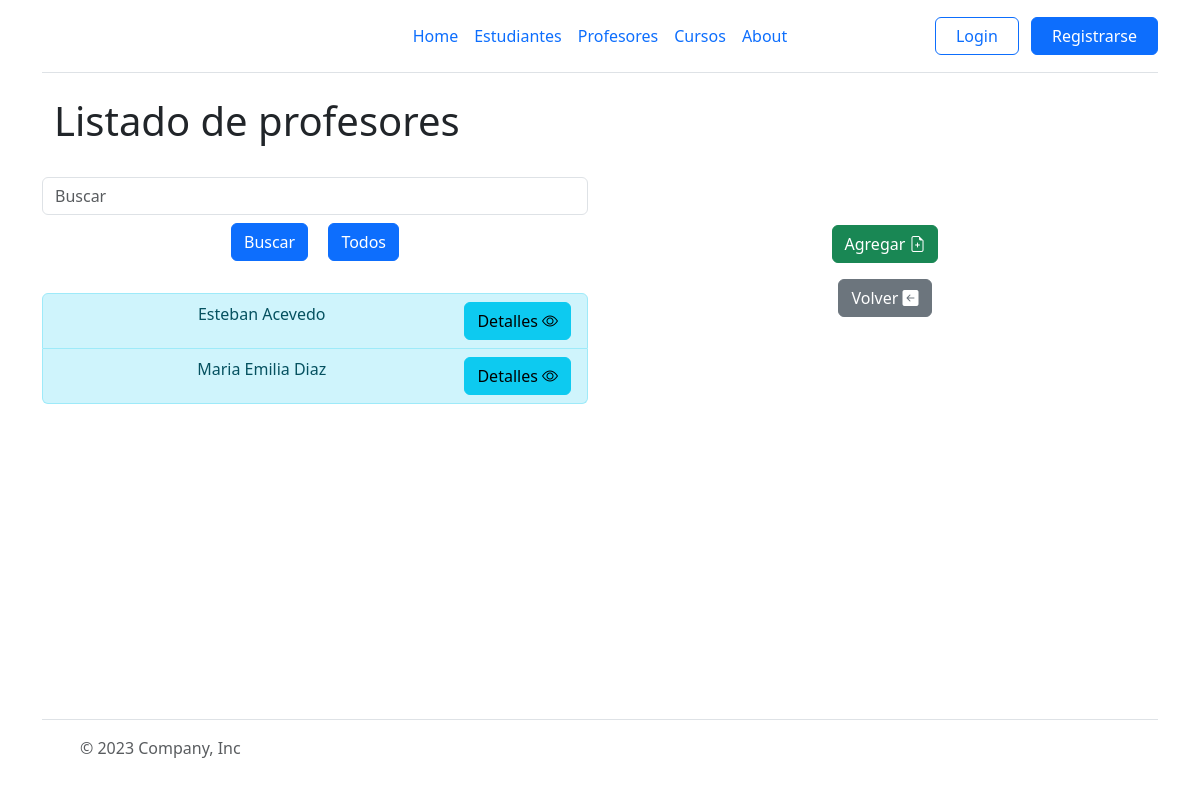
The page /profesores/ on the database its author committed.
### profesores/models.py (models this page shows, shortened)
class Profesor(models.Model):
    nombre=models.CharField(max_length=100)
    apellido=models.CharField(max_length=100)
    email=models.EmailField(max_length=200)

### profesores/views.py (the view)
# urls.py: path("",views.ProfesoresList.as_view(),name="profesores_list"),
class ProfesoresList(ListView):
    model = models.Profesor
    def get_queryset(self):
        object_list = models.Profesor.objects.all()
        if self.request.GET.get("buscar"):
            consulta = self.request.GET.get("buscar")
            object_list = models.Profesor.objects.filter(
                nombre__icontains=consulta
            )
        return object_list

### profesores/templates/profesores/profesor_list.html (shortened to what this page needs)
{% extends 'home/index.html' %}
{% block tittle %}
<div class="container">
    <h1>Listado de profesores </h1>
</div>
{% endblock tittle %}
{% block content-left %}
    <div class="py-4 text-center">
        <form action="" method="GET">
            <input type="text" name="buscar" placeholder="Buscar" class="form-control">
            <button class="btn btn-primary m-2" type="submit">Buscar</button>
            <button class="btn btn-primary m-2" >Todos</button>
        </form>
    </div>
    <ul class="list-group">
        {% for profesor in object_list %}
        <li class="list-group-item list-group-item-info"> {{profesor.nombre}}  {{profesor.apellido}}
            <a class="float-end" href="{% url 'profesores:profesores_detail' profesor.id %}"><button class="btn btn-info">Detalles <i class="bi bi-eye"></i></button></a>
        </li>
    {% endfor %}
    </ul>
{% endblock content-left %}
{% block content-right %}
    <a href="{% url 'profesores:profesores_create' %}"><button class="btn btn-success">Agregar <i class="bi bi-file-earmark-plus"></i></button></a>
    <div class="p-3" > <a href="{% url 'home:index' %}"><button class="btn btn-secondary">Volver <i class="bi bi-arrow-left-square-fill"></i></button></a></div>
{% endblock content-right %}

### rows shown on the page
Profesor: nombre "Esteban", apellido "Acevedo"
Profesor: nombre "Maria Emilia", apellido "Diaz"
